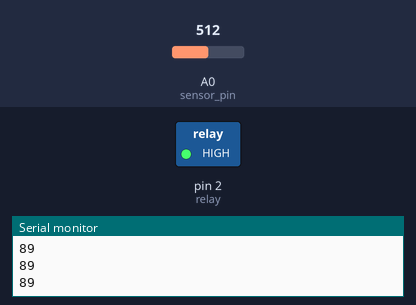
Bench run of a sketch on a simulated Arduino Uno, built with avr-gcc and run on an emulated ATmega328P. Parts: switched loads named in the sketch (green lamp = pin HIGH), the last lines printed to the serial monitor. The inputs (shaded band) are chosen by the test bench; at power-on: A0 (sensor_pin) = 512.

Above: at 1.2 s.
1.3 s: A0 (sensor_pin) set to 300
2.8 s: A0 (sensor_pin) set to 271
At 3.2 s:
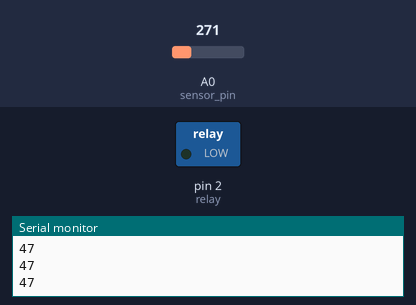
4.3 s: A0 (sensor_pin) set to 306
At 5.5 s:
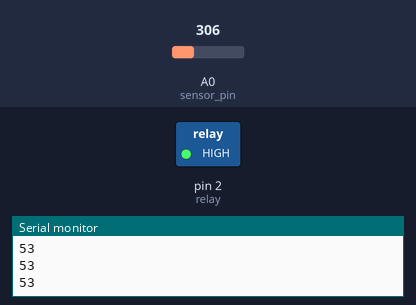
5.8 s: A0 (sensor_pin) set to 122
At 6.7 s:
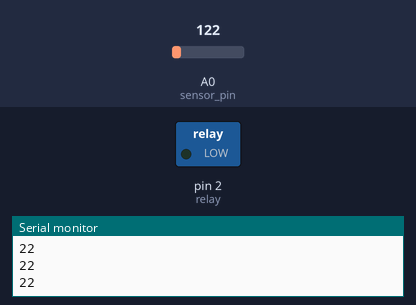
Timing chart, 0 to 8.3 s (numbered marks = the images above; inputs shaded):
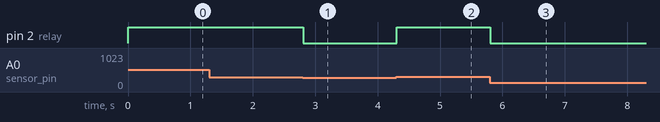

Measured:
- the behaviour switches between 285 and 284 on A0 (sensor_pin) (found by bisection; images 0 and 1)
- after the input at 2.8 s, pin 2 (relay): HIGH → LOW at once
- after the input at 4.3 s, pin 2 (relay): LOW → HIGH at once
- after the input at 5.8 s, pin 2 (relay): HIGH → LOW at once

The sketch:

sketch_jul30a.ino
```cpp
int sensor_pin = A0;
int output_value ;
int relay=2;

void setup() {
  Serial.begin(9600);
  pinMode(relay, OUTPUT);
  }

void loop() {
  output_value= analogRead(sensor_pin);
  output_value = map(output_value,580,0,100,0);
  Serial.println(output_value);
   if(output_value < 50){
    digitalWrite(relay,LOW);
    }
    else {
digitalWrite(relay,HIGH);
  }}
```
